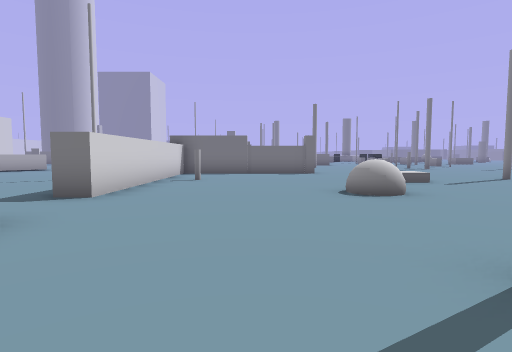
view 1 (above)

24 first-person views from a walk through a scene from a Unity 3-D project. The camera is 1.4 m above the floor, tilts 4° down and sees 80° across. The floor is counted in squares, 2 m on a side. Each view is taken from the middle of a square. On the plan, view 1 faces up. The plan holds only what a view shows up to about 10 squares ahead; the rest is blank. The place goes on beyond the plan. The player character is not drawn. Some animated figures are not drawn.

view 2
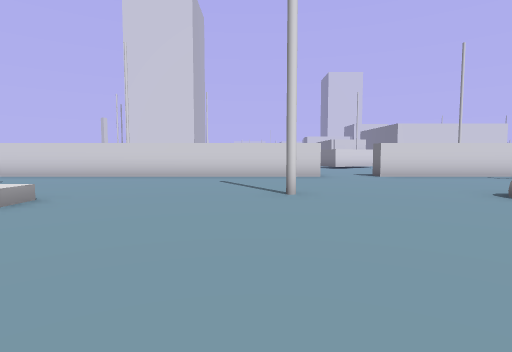

view 3
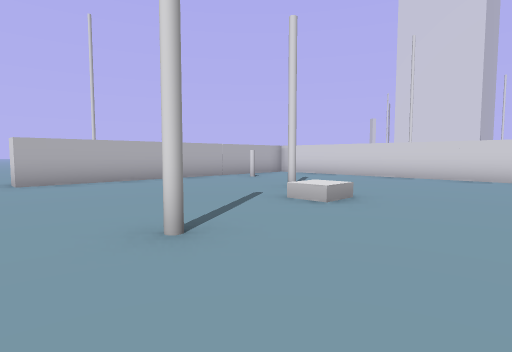

view 4
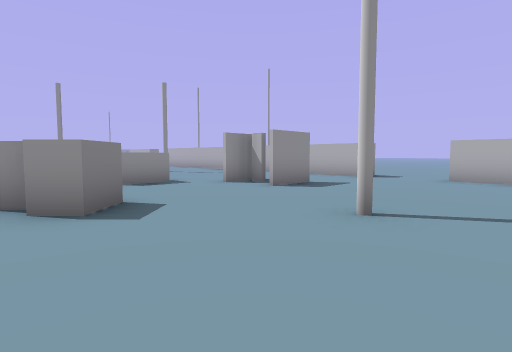

view 5
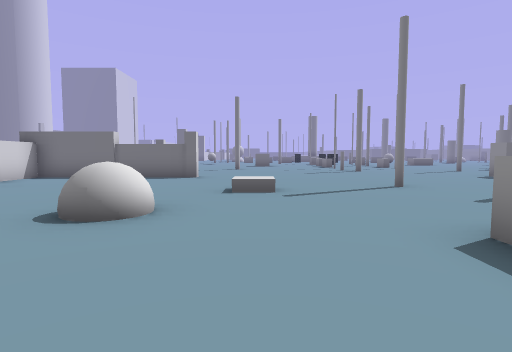

view 6
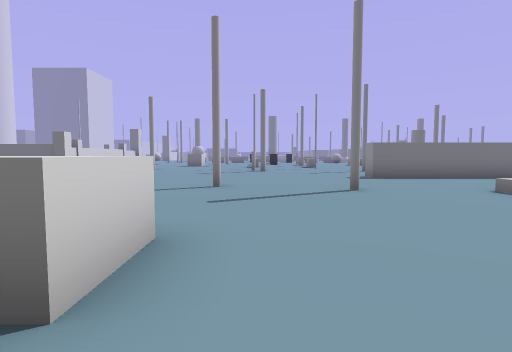

view 7
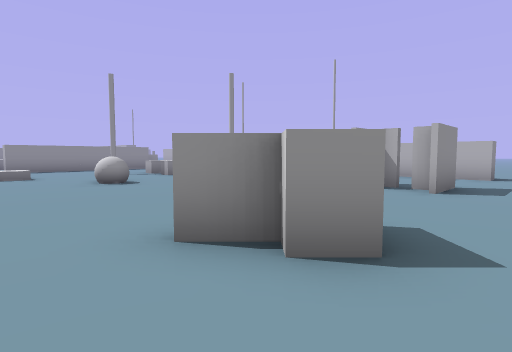

view 8
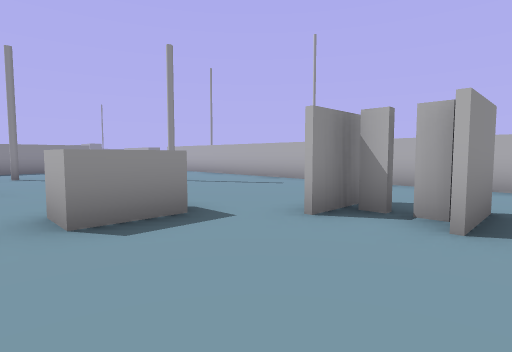

view 9
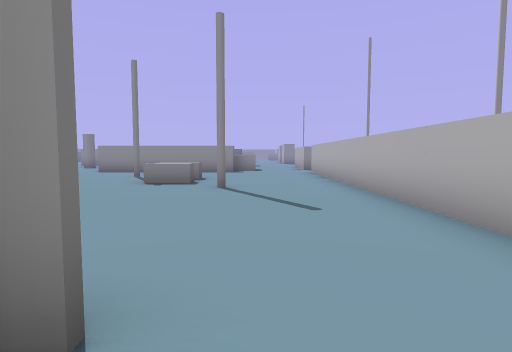

view 10
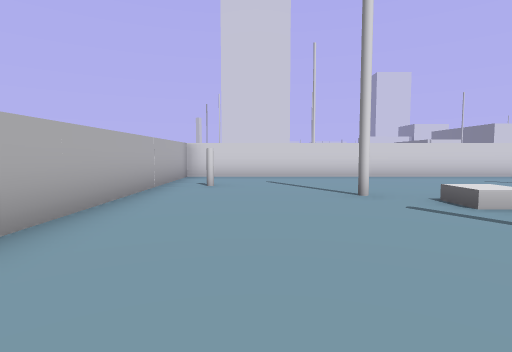

view 11
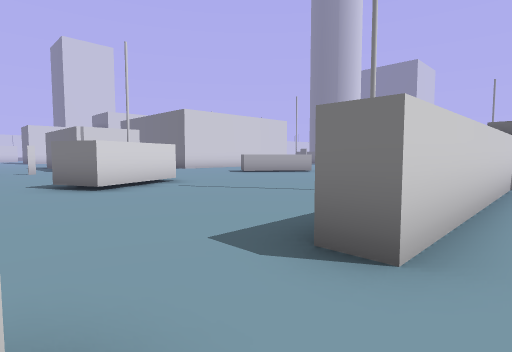

view 12
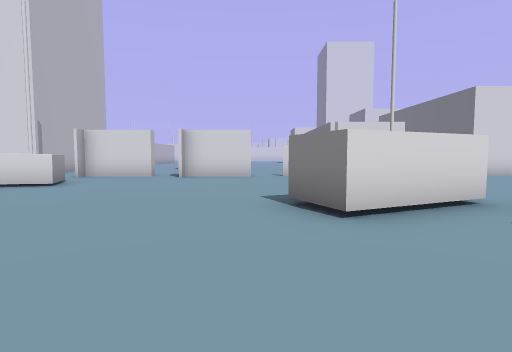

view 13
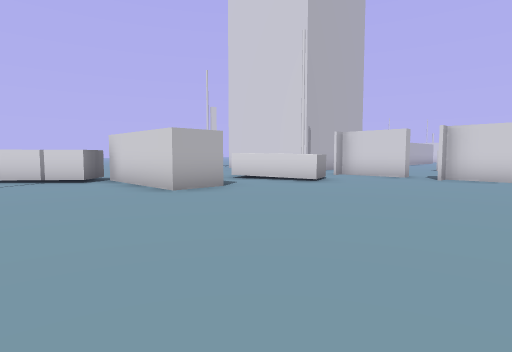

view 14
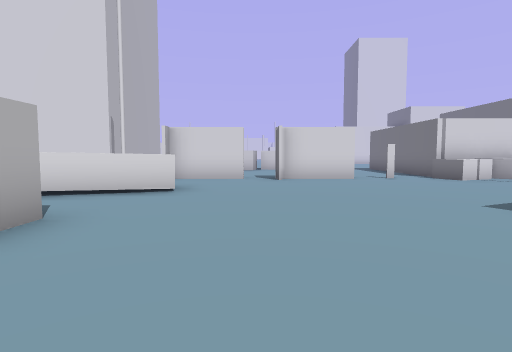

view 15
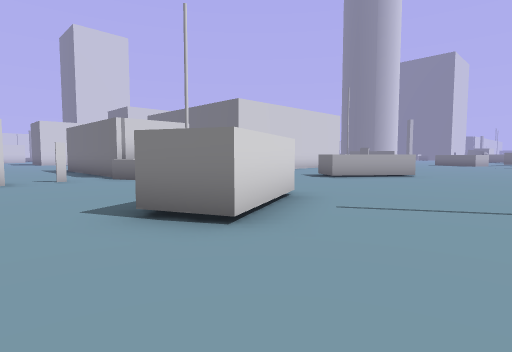

view 16
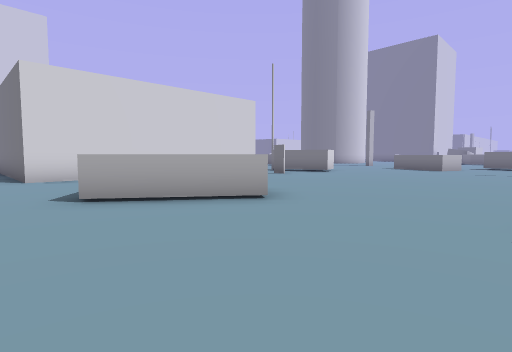

view 17
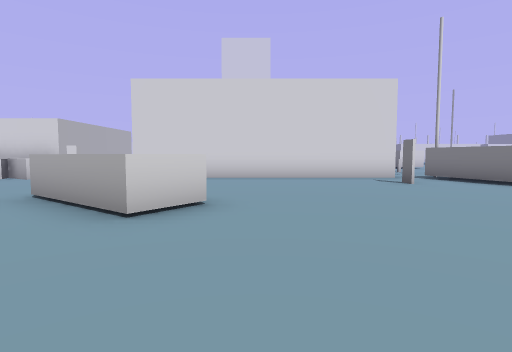

view 18
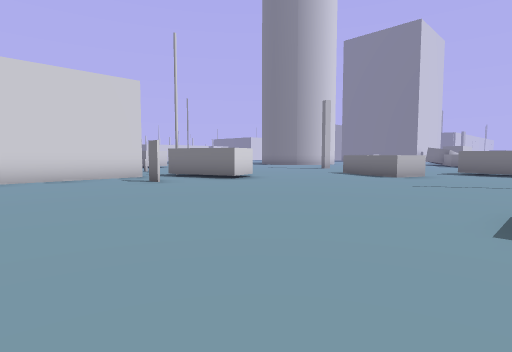

view 19
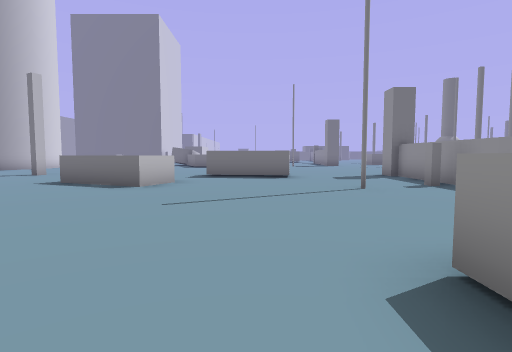

view 20
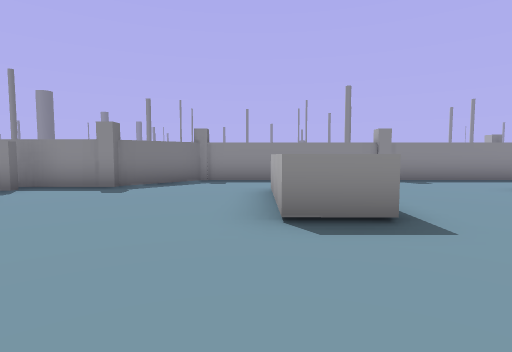

view 21
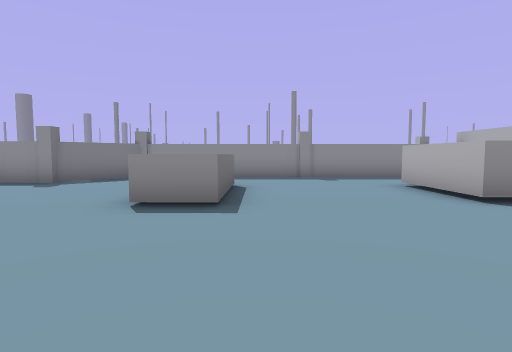

view 22
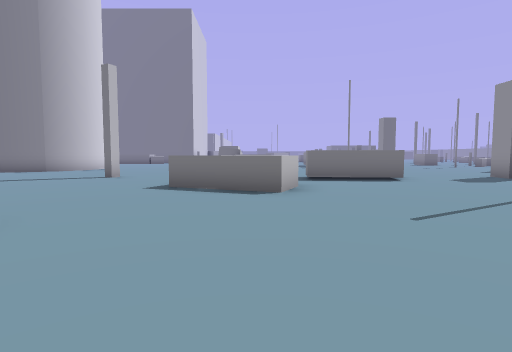

view 23
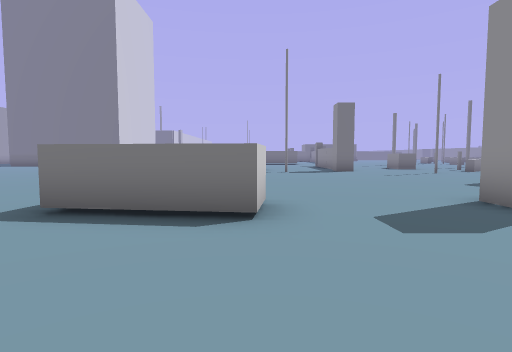

view 24
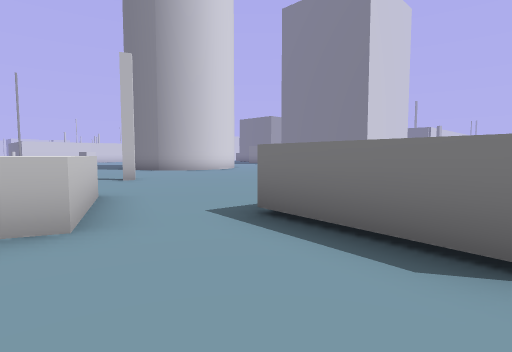

### Floor plan
Key: @ floor where view 1 was taken; # wall or solid block; . main floor; : floor 0.5 m higher than the main floor; / step, stairs or slope; = window, fence, low wall or low ledge; ^ raised ledge; O other object.
Columns run from 16 left of view 1 to 16 right of it. Each row starts with its distance up from view 1.
 31   ....    .....
 30  ......   .....
 29 ..#.....  .....
 28 ........###...#
 27 ..............#
 26 ....^^^#......#
 25  .....^=.....##
 24   .........#..#
 23   ............#
 22    ...........##
 21  ###...........#
 20 ...............#
 19 #.#........^^^.#
 18 #..............#
 17 #..............#
 16 #..............#
 15 #..............#
 14 #.....^....##..#
 13 #     ^....    #
 12 #...^^.....    #     .......
 11 ...........  ######. .......#####
 10    ........  #...... ..........
  9 #O.........  #...... ..#.......
  8 #O.  ....... #O.....:.....#...
  7 #O..  #......#...............
  6 ..... ##.....#....O..........
  5 .#.....#.....#..............
  4 ......................^^...
  3  #...........#............
  2  #.......... #....#..........
  1  ........... #...................
  0  #.......... #..@.......O#.......
 -1  #..^....... #.................O.
 -2   # ^..##..  #........#.....O....
 -3     ^^  #..  #...../........O....
 -4 #       #..  #....#......##.....O
 -5 #       ##.  #...........##....#.
 -6 #       .##  #...................
 -7              #..O................
 -8              #...................
 -9              ##########..########
-10                       ...

Positions as (right, up) in squares from view 1, and headings:
1: (0, 0), facing up
2: (7, 1), facing left
3: (7, 0), facing down-left
4: (4, 1), facing down-right
5: (4, 2), facing up
6: (8, 2), facing up
7: (7, 2), facing down-right
8: (8, -1), facing down-right
9: (9, -6), facing right
10: (7, -6), facing left
11: (-2, 3), facing up-left
12: (-5, 4), facing left
13: (-5, 4), facing down-left
14: (-6, 1), facing left
15: (-6, 3), facing up-left
16: (-6, 10), facing up-left
17: (-6, 15), facing left
18: (-6, 15), facing up-left
19: (-7, 18), facing up
20: (-9, 20), facing right
21: (-10, 18), facing right
22: (-10, 19), facing up
23: (-6, 24), facing up
24: (-6, 25), facing up-left
